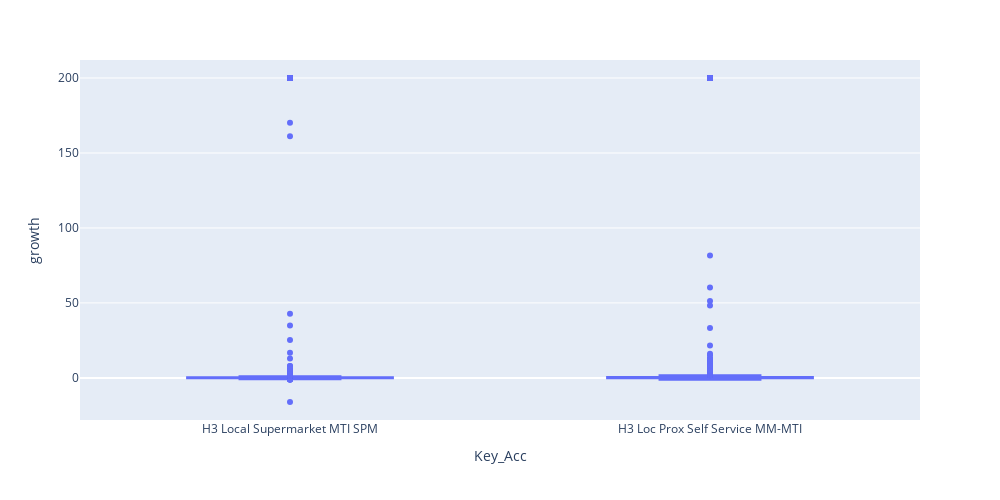

Notebook code for this chart:
### Code cell
print(df1['growth'].describe())
px.box(df1, x='Key_Acc', y="growth",hover_data=['Cust_Name','Region']).update_layout(height=500, width=1000)

### Figure 1 — Plotly figure (JSON) as saved in the notebook; plotly's stock layout.template omitted (floating-point values rounded to 4 significant figures; data arrays with more than 128 entries replaced by an {"elided": "..."} marker saying what was removed)
{"data": [{"alignmentgroup": "True", "customdata": {"elided": "2733x2 str values"}, "hovertemplate": "Key_Acc=%{x}<br>growth=%{y}<br>Cust_Name=%{customdata[0]}<br>Region=%{customdata[1]}<extra></extra>", "legendgroup": "", "marker": {"color": "#636efa"}, "name": "", "notched": false, "offsetgroup": "", "orientation": "v", "showlegend": false, "type": "box", "x": {"elided": "2733 str values"}, "x0": " ", "xaxis": "x", "y": {"elided": "2733 float values"}, "y0": " ", "yaxis": "y"}], "layout": {"boxmode": "group", "height": 500, "legend": {"tracegroupgap": 0}, "margin": {"t": 60}, "width": 1000, "xaxis": {"anchor": "y", "domain": [0, 1], "title": {"text": "Key_Acc"}}, "yaxis": {"anchor": "x", "domain": [0, 1], "title": {"text": "growth"}}}}
